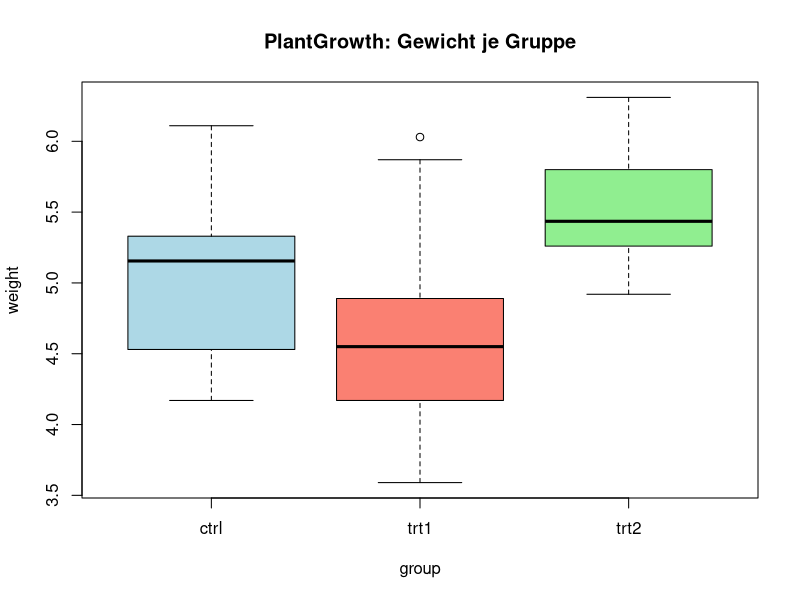
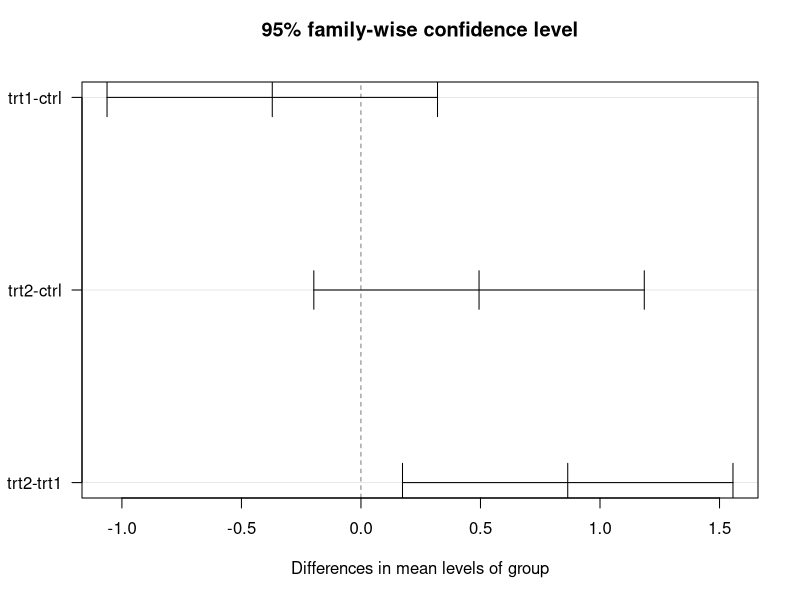
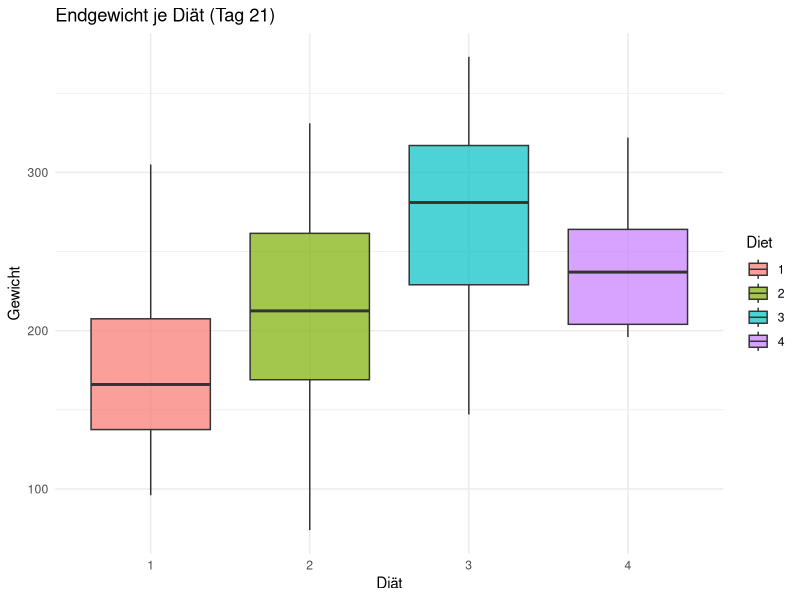
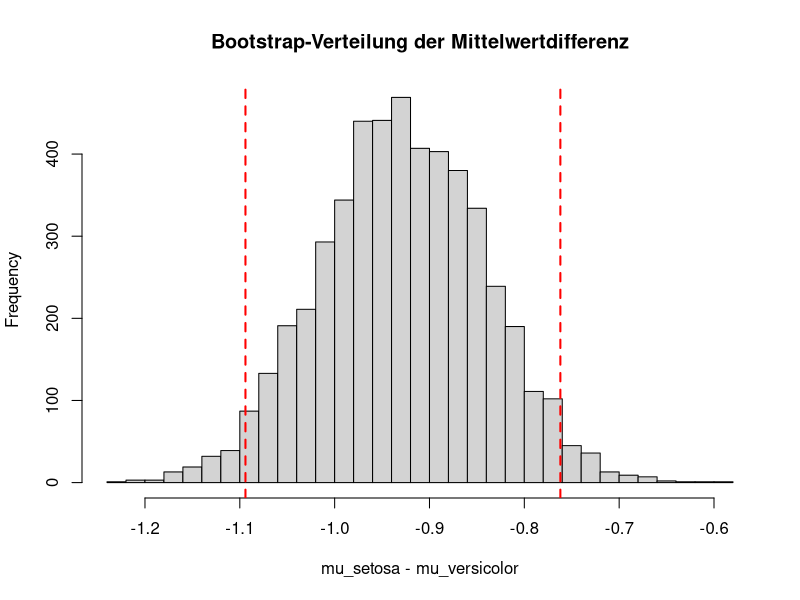

Write the R code that produced these figures, in order.
# =============================================================================
# Übung Kapitel 6 – Zusatz: Mehr als zwei Gruppen & nichtparametrische Tests
# Themen: Einfache Varianzanalyse (ANOVA), Levene-Test (Varianzhomogenität),
#         Kruskal-Wallis-Test, Post-hoc-Test (TukeyHSD), Vergleich von
#         zwei Anteilen (prop.test), Bootstrap-KI für Mittelwertdifferenz
# Datensätze: PlantGrowth, iris, ChickWeight (R-base)
# =============================================================================

# install.packages("car")
library(car)        # für leveneTest
library(ggplot2)


# -----------------------------------------------------------------------------
# Aufgabe 1 – Einfaktorielle ANOVA (PlantGrowth)
# -----------------------------------------------------------------------------
# PlantGrowth: Pflanzengewicht in 3 Behandlungsgruppen (ctrl, trt1, trt2).
#
# H0: alle Gruppenmittelwerte sind gleich
# H1: mindestens ein Mittelwert weicht ab
#
# a) Boxplot je Gruppe.
# b) Levene-Test auf Varianzhomogenität (Voraussetzung).
# c) ANOVA mit aov() / Modellzusammenfassung.
# d) Tukey-HSD als Post-hoc-Test.

data(PlantGrowth)

# a)
boxplot(weight ~ group, data = PlantGrowth,
        col = c("lightblue", "salmon", "lightgreen"),
        main = "PlantGrowth: Gewicht je Gruppe", ylab = "weight")

# b)
lev <- leveneTest(weight ~ group, data = PlantGrowth)
print(lev)

# c)
aov_mod <- aov(weight ~ group, data = PlantGrowth)
summary(aov_mod)

# d) Post-hoc
tuk <- TukeyHSD(aov_mod, conf.level = 0.95)
print(tuk)
plot(tuk, las = 1)


# -----------------------------------------------------------------------------
# Aufgabe 2 – Kruskal-Wallis-Test (nichtparametrisch)
# -----------------------------------------------------------------------------
# Wenn die Voraussetzungen einer ANOVA verletzt sind, eignet sich der
# Kruskal-Wallis-Test als Alternative (Rang-basierte Variante).
#
# Vergleiche Sepal.Length zwischen den drei iris-Spezies.

data(iris)
kw <- kruskal.test(Sepal.Length ~ Species, data = iris)
print(kw)

# paarweise Wilcoxon-Tests mit Korrektur (Bonferroni)
pairwise.wilcox.test(iris$Sepal.Length, iris$Species,
                     p.adjust.method = "bonferroni")


# -----------------------------------------------------------------------------
# Aufgabe 3 – ANOVA: ChickWeight an Tag 21
# -----------------------------------------------------------------------------
# Vergleiche das Endgewicht (Tag 21) der Küken in allen 4 Diät-Gruppen.

end <- subset(ChickWeight, Time == 21)
aov_end <- aov(weight ~ Diet, data = end)
summary(aov_end)

ggplot(end, aes(x = Diet, y = weight, fill = Diet)) +
  geom_boxplot(alpha = 0.7) +
  labs(title = "Endgewicht je Diät (Tag 21)",
       x = "Diät", y = "Gewicht") +
  theme_minimal()

TukeyHSD(aov_end)


# -----------------------------------------------------------------------------
# Aufgabe 4 – Vergleich von zwei Anteilen
# -----------------------------------------------------------------------------
# In Filiale A kaufen 45 von 200 Kunden ein Premium-Produkt,
# in Filiale B 70 von 250.
#
# H0: p_A  = p_B
# H1: p_A != p_B

erfolge      <- c(45, 70)
stichprobe   <- c(200, 250)

p2 <- prop.test(erfolge, stichprobe, alternative = "two.sided",
                correct = FALSE)
print(p2)

cat("p_A =", round(erfolge[1]/stichprobe[1], 3),
    " | p_B =", round(erfolge[2]/stichprobe[2], 3), "\n")


# -----------------------------------------------------------------------------
# Aufgabe 5 – Bootstrap-KI für Mittelwertdifferenz
# -----------------------------------------------------------------------------
# Wenn keine Verteilungsannahme getroffen werden soll, kann man ein
# Konfidenzintervall für mu1 - mu2 mittels Bootstrap erzeugen.

set.seed(2025)
g1 <- iris$Sepal.Length[iris$Species == "setosa"]
g2 <- iris$Sepal.Length[iris$Species == "versicolor"]

B <- 5000
boot_diff <- replicate(B, {
  s1 <- sample(g1, replace = TRUE)
  s2 <- sample(g2, replace = TRUE)
  mean(s1) - mean(s2)
})

ki <- quantile(boot_diff, probs = c(0.025, 0.975))
cat("Bootstrap-95%-KI für mu1 - mu2:", round(ki, 3), "\n")

hist(boot_diff, breaks = 40, col = "lightgray",
     main = "Bootstrap-Verteilung der Mittelwertdifferenz",
     xlab = "mu_setosa - mu_versicolor")
abline(v = ki, col = "red", lwd = 2, lty = 2)


# -----------------------------------------------------------------------------
# Aufgabe 6 – Permutationstest als verteilungsfreie Alternative
# -----------------------------------------------------------------------------
# Idee: Die Gruppenzugehörigkeit wird zufällig vertauscht und die
# Teststatistik (z.B. Mittelwertdifferenz) neu berechnet. Der p-Wert
# ergibt sich aus der empirischen Verteilung.

set.seed(7)
diff_obs <- mean(g1) - mean(g2)

pool <- c(g1, g2)
n1 <- length(g1)

perm_diff <- replicate(B, {
  s <- sample(pool)
  mean(s[1:n1]) - mean(s[(n1+1):length(pool)])
})

p_perm <- mean(abs(perm_diff) >= abs(diff_obs))
cat("Permutations-p-Wert:", round(p_perm, 4),
    "(beobachtete Differenz =", round(diff_obs, 3), ")\n")
